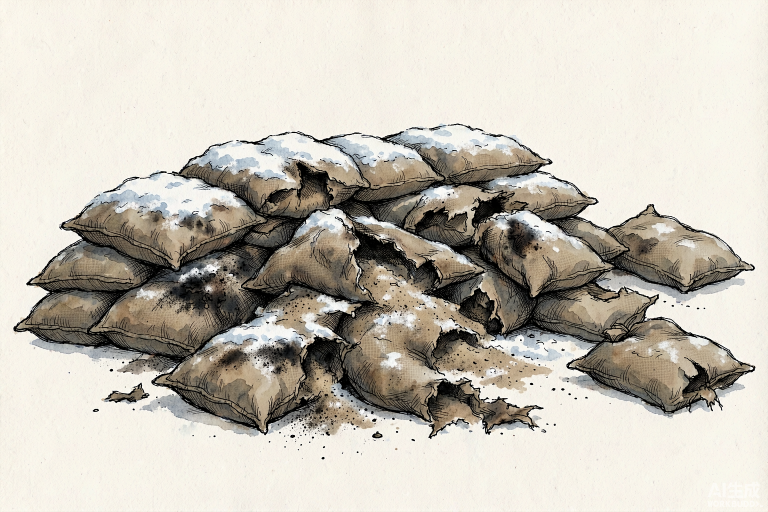
#> input picture tools/bridge_restyle/previews/sandbags_destroyed_candidate.png, 1536 x 1024 px, found by its file name (shown at 1/2 size)
$ python process_sandbags_destroyed.py
#> lines starting #> are read from the running program, lines starting #| are printed output that depends on the picture; after the words box and inside, x2 and y2 are one past the last pixel; in counts of white or black regions, pixels touching at a corner belong together
# -*- coding: utf-8 -*-
"""v3.53: key out the destroyed-sandbag pile for the cover mechanic.

Border-connected flood fill + enclosed paper pockets (gaps between torn bags
trap paper the same way the bridge truss did) -> fully transparent, then
1.2px feather. Saves to assets/art/props/sandbags_destroyed.png.
"""
import numpy as np
from PIL import Image, ImageFilter
from collections import deque

SRC = "tools/bridge_restyle/previews/sandbags_destroyed_candidate.png"
DST = "assets/art/props/sandbags_destroyed.png"

im = Image.open(SRC).convert("RGB")
#> im is the input picture: PIL image 1536x1024 RGB; mean R, G, B 197.9, 192.6, 182
a = np.array(im).astype(int)
mn = a.min(axis=2)
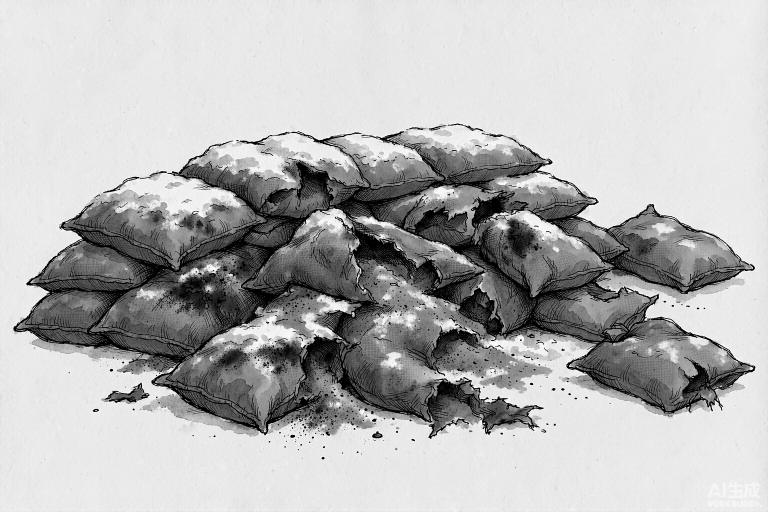
#> mn: shape (1024, 1536) int64 (shown at 1/2 size); min 0, max 255, mean 181.5
H, W = mn.shape
#> H = 1024; W = 1536

# crop to content with margin
rows = np.where((mn < 200).mean(axis=1) > 0.02)[0]
#> rows = 623 values from 249 to 875
cols = np.where((mn < 200).mean(axis=0) > 0.02)[0]
#> cols = 1466 values from 39 to 1507
y0, y1 = max(0, rows[0] - 12), min(H, rows[-1] + 13)
#> y0 = 237; y1 = 888
x0, x1 = max(0, cols[0] - 12), min(W, cols[-1] + 13)
#> x0 = 27; x1 = 1520
im = im.crop((x0, y0, x1, y1))
#> im: PIL image 1493x651 RGB
a = np.array(im).astype(int)
#> a: shape (651, 1493, 3) int64
mn = a.min(axis=2)
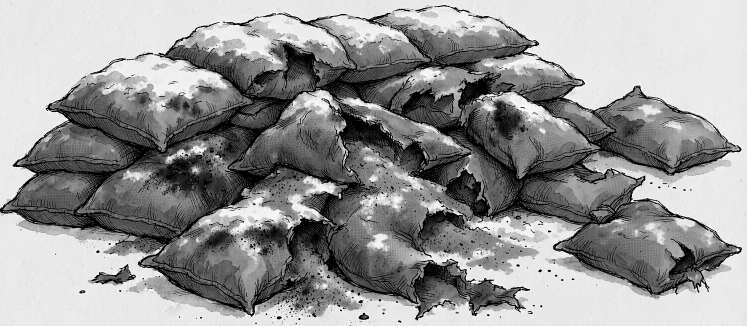
#> mn: shape (651, 1493) int64 (shown at 1/2 size); min 0, max 255, mean 149.9
H, W = mn.shape
#> H = 651; W = 1493
print("cropped to", (W, H))
#| cropped to (1493, 651)

paperish = mn > 205
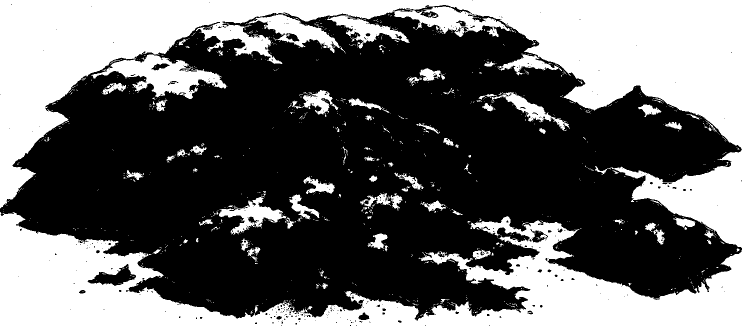
#> paperish: shape (651, 1493) bool (shown at 1/2 size); 40% white; 1032 white regions (938 under 20 px), largest, box (x1, y1, x2, y2) and area: (0, 0, 1493, 651) 347519, (182, 109, 453, 198) 9661, (496, 29, 680, 106) 4839
reach = np.zeros_like(paperish)
reach[0, :] = paperish[0, :]
#> reach: shape (651, 1493) bool; 0.15% white in thin lines or dots, all inside (x1, y1, x2, y2) = (0, 0, 1493, 1)
reach[-1, :] = paperish[-1, :]
reach[:, 0] = paperish[:, 0]
reach[:, -1] = paperish[:, -1]
#> reach: shape (651, 1493) bool; 0.44% white in thin lines or dots
while True:
    grow = reach.copy()
    grow[1:, :] |= reach[:-1, :]
    grow[:-1, :] |= reach[1:, :]
    grow[:, 1:] |= reach[:, :-1]
    grow[:, :-1] |= reach[:, 1:]
    grow &= paperish
    if (grow == reach).all():
        break
    reach = grow
#> grow: shape (651, 1493) bool; 35.7% white; 1 white region, box (x1, y1, x2, y2) and area: (0, 0, 1493, 651) 347079

# enclosed pockets (between torn bags) also go
enclosed = paperish & ~reach
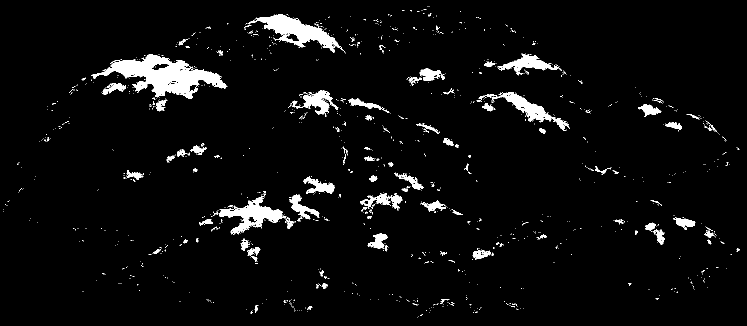
#> enclosed: shape (651, 1493) bool (shown at 1/2 size); 4.3% white; 1120 white regions (1023 under 20 px), largest, box (x1, y1, x2, y2) and area: (182, 109, 453, 198) 9661, (496, 29, 680, 106) 4839, (438, 394, 573, 469) 3563
# protect nothing here - no snow caps; but keep tiny specks that are actually
# paper-tinted highlights ON bags: only clear enclosed components >= 40 px
lbl = np.zeros((H, W), dtype=bool)
cleared_px = 0
ys0, xs0 = np.where(enclosed)
for sy, sx in zip(ys0, xs0):
    if lbl[sy, sx]:
        continue
    q = deque([(sy, sx)])
    lbl[sy, sx] = True
    pix = []
    while q:
        y, x = q.popleft()
        pix.append((y, x))
        for dy, dx in ((1, 0), (-1, 0), (0, 1), (0, -1)):
            ny, nx = y + dy, x + dx
            if 0 <= ny < H and 0 <= nx < W and enclosed[ny, nx] and not lbl[ny, nx]:
                lbl[ny, nx] = True
                q.append((ny, nx))
    if len(pix) >= 40:
        pa = np.array(pix)
        reach[pa[:, 0], pa[:, 1]] = True
        cleared_px += len(pix)
#> this loop made 41416 passes
#> (sy, sx, cleared_px) on pass 40: (29, 552, 4810)
#> (sy, sx) on passes 1 to 6: (13, 855), (13, 857), (13, 858), (18, 850), (18, 851), (18, 852)
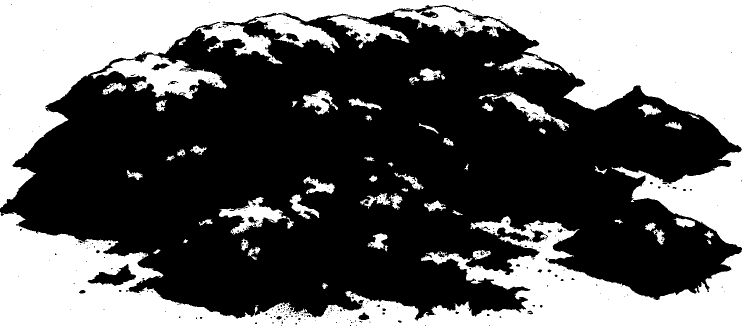
#> reach: shape (651, 1493) bool (shown at 1/2 size); 39.5% white; 60 white regions, largest, box (x1, y1, x2, y2) and area: (0, 0, 1493, 651) 347236, (182, 109, 453, 198) 9643, (496, 29, 680, 106) 4810
#> after the loop, cleared_px = 36638
print("enclosed pockets cleared px:", cleared_px)
#| enclosed pockets cleared px: 36638

alpha = np.where(reach, 0, 255).astype(np.uint8)
alpha_img = Image.fromarray(alpha, "L").filter(ImageFilter.GaussianBlur(1.2))
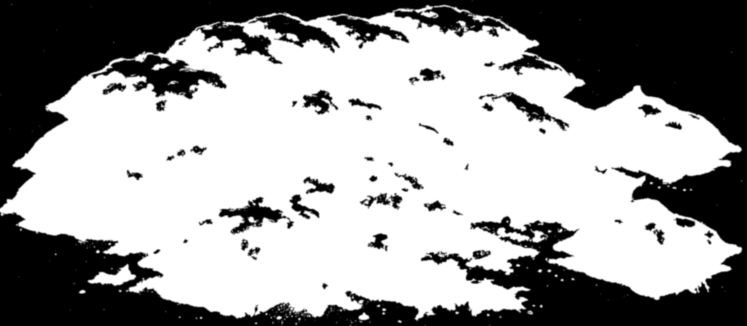
#> alpha_img: PIL image 1493x651 L (shown at 1/2 size); min 0, max 255, mean 154.3
rgba = im.convert("RGBA")
rgba.putalpha(alpha_img)
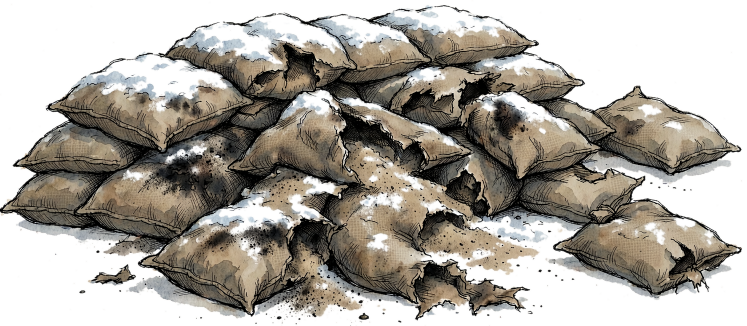
#> rgba: PIL image 1493x651 RGBA (shown at 1/2 size); mean R, G, B, A 167.7, 161.7, 150.7, 154.3; transparent parts drawn white
rgba.save(DST)
print("saved", DST, rgba.size)
#| saved assets/art/props/sandbags_destroyed.png (1493, 651)

$ run again, with tools/bridge_restyle/previews/bridge_aged_candidate_A_heavy.png copied over tools/bridge_restyle/previews/sandbags_destroyed_candidate.png
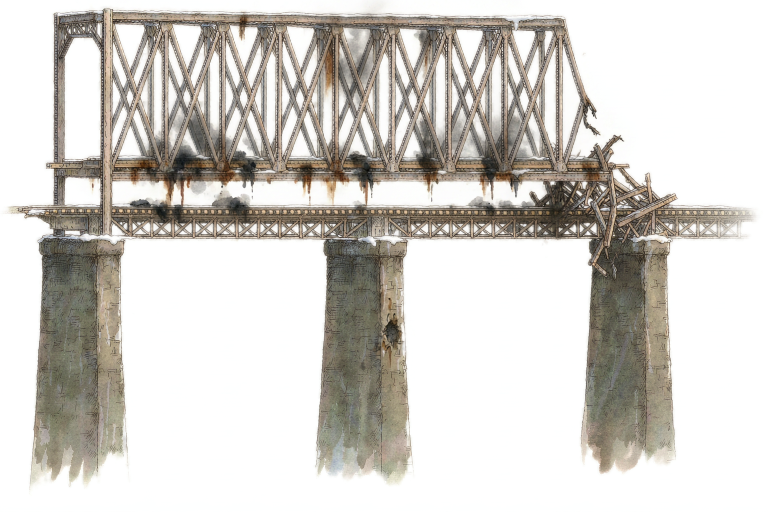
#> input picture tools/bridge_restyle/previews/bridge_aged_candidate_A_heavy.png, 1536 x 1024 px, found by its file name (shown at 1/2 size)
#> im is the input picture: PIL image 1536x1024 RGB; mean R, G, B 209.4, 206.1, 200.9
#> rows = 940 values from 20 to 959
#> cols = 1430 values from 51 to 1483
#> y0 = 8; y1 = 972
#> x0 = 39; x1 = 1496
#> im: PIL image 1457x964 RGB
#| cropped to (1457, 964)
#> paperish: shape (964, 1457) bool; 58.1% white; 91 black regions (80 under 20 px), largest, box (x1, y1, x2, y2) and area: (0, 9, 1457, 961) 588074, (569, 18, 648, 22) 151, (472, 15, 568, 20) 137
#> `enclosed = paperish & ~reach`:
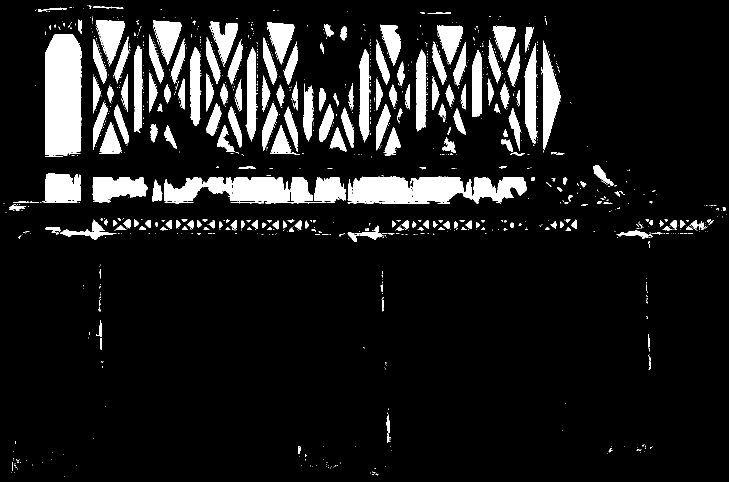
#> enclosed: shape (964, 1457) bool (shown at 1/2 size); 10.8% white; 1228 white regions (992 under 20 px), largest, box (x1, y1, x2, y2) and area: (90, 68, 163, 314) 16589, (695, 354, 1054, 408) 14410, (328, 354, 652, 407) 10974
#> the loop `for sy, sx in zip(ys0, xs0):` made 151104 passes
#> (sy, sx, cleared_px) on pass 12: (13, 187, 144)
#> after the loop `for sy, sx in zip(ys0, xs0):`: cleared_px = 146388
#| enclosed pockets cleared px: 146388
#> alpha: shape (964, 1457); 42.3% white; 87 white regions (76 under 20 px), largest, box (x1, y1, x2, y2) and area: (0, 9, 1457, 961) 592794, (569, 18, 648, 22) 151, (472, 15, 568, 20) 137
#> `alpha_img = Image.fromarray(alpha, "L").filter(ImageFilter.GaussianBlu..`:
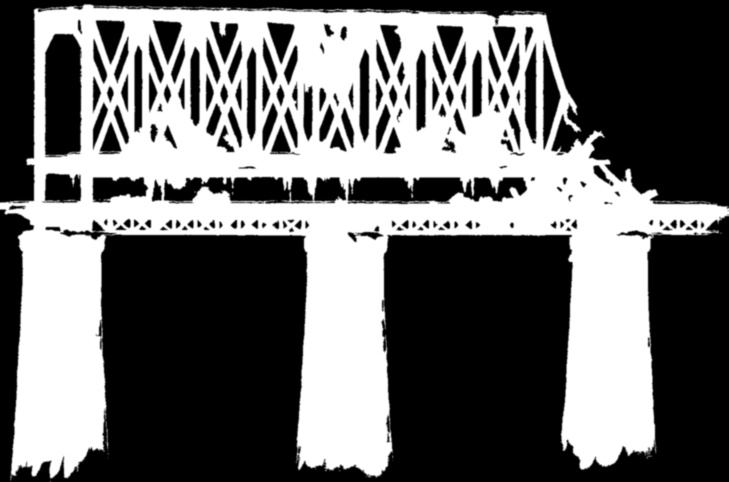
#> alpha_img: PIL image 1457x964 L (shown at 1/2 size); min 0, max 255, mean 107.8
#| saved assets/art/props/sandbags_destroyed.png (1457, 964)

$ run again, with tools/bridge_restyle/previews/bridge_aged_compare.png copied over tools/bridge_restyle/previews/sandbags_destroyed_candidate.png
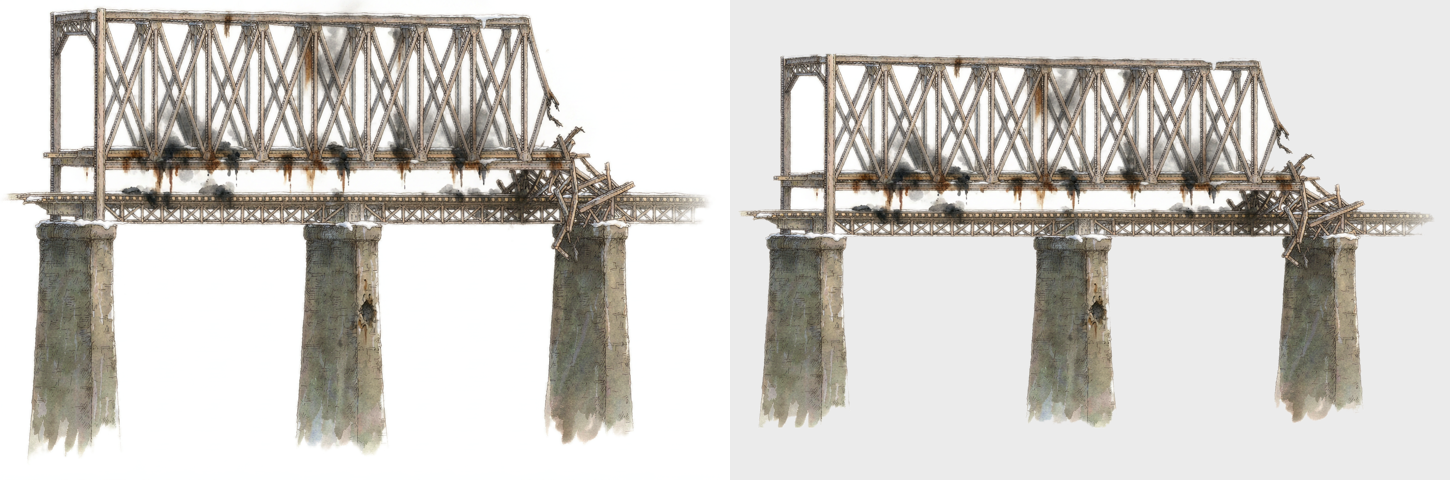
#> input picture tools/bridge_restyle/previews/bridge_aged_compare.png, 1450 x 485 px, found by its file name
#> im is the input picture: PIL image 1450x485 RGB; mean R, G, B 207.8, 204.9, 200.2
#> rows = 437 values from 10 to 446
#> cols = 1333 values from 23 to 1422
#> y0 = 0; y1 = 459
#> x0 = 11; x1 = 1435
#> im: PIL image 1424x459 RGB
#| cropped to (1424, 459)
#> paperish: shape (459, 1424) bool; 62.9% white; 74 black regions (72 under 20 px), largest, box (x1, y1, x2, y2) and area: (0, 8, 693, 452) 131358, (730, 54, 1421, 427) 111142
#> `enclosed = paperish & ~reach`:
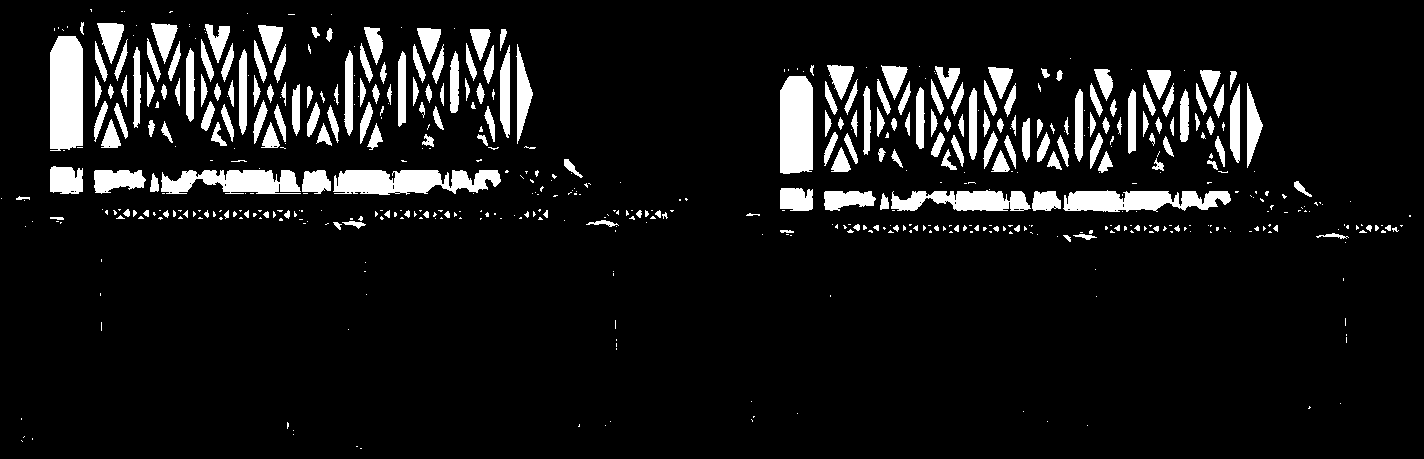
#> enclosed: shape (459, 1424) bool; 8.7% white; 568 white regions (352 under 20 px), largest, box (x1, y1, x2, y2) and area: (50, 36, 83, 151) 3598, (333, 170, 501, 195) 3142, (780, 76, 813, 174) 3077
#> the loop `for sy, sx in zip(ys0, xs0):` made 57136 passes
#> (sy, sx, cleared_px) on passes 27, 47: (23, 97, 614), (23, 151, 1187)
#> after the loop `for sy, sx in zip(ys0, xs0):`: cleared_px = 53998
#| enclosed pockets cleared px: 53998
#> alpha: shape (459, 1424); 37.6% white; 74 white regions (72 under 20 px), largest, box (x1, y1, x2, y2) and area: (0, 8, 693, 452) 133080, (730, 54, 1421, 427) 112558
#> `alpha_img = Image.fromarray(alpha, "L").filter(ImageFilter.GaussianBlu..`:
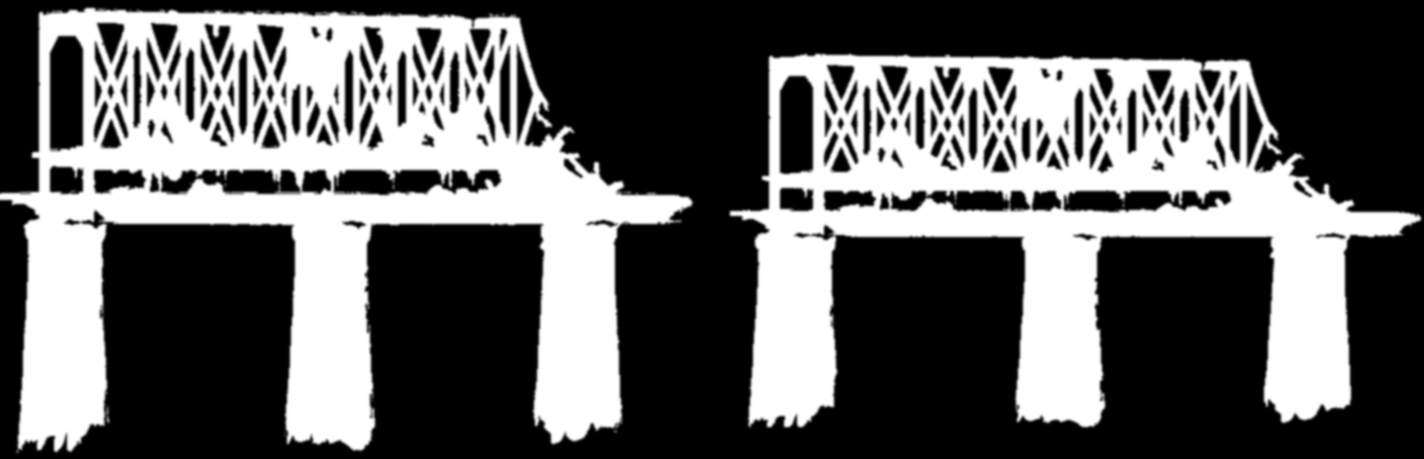
#> alpha_img: PIL image 1424x459 L; min 0, max 255, mean 95.9
#| saved assets/art/props/sandbags_destroyed.png (1424, 459)
